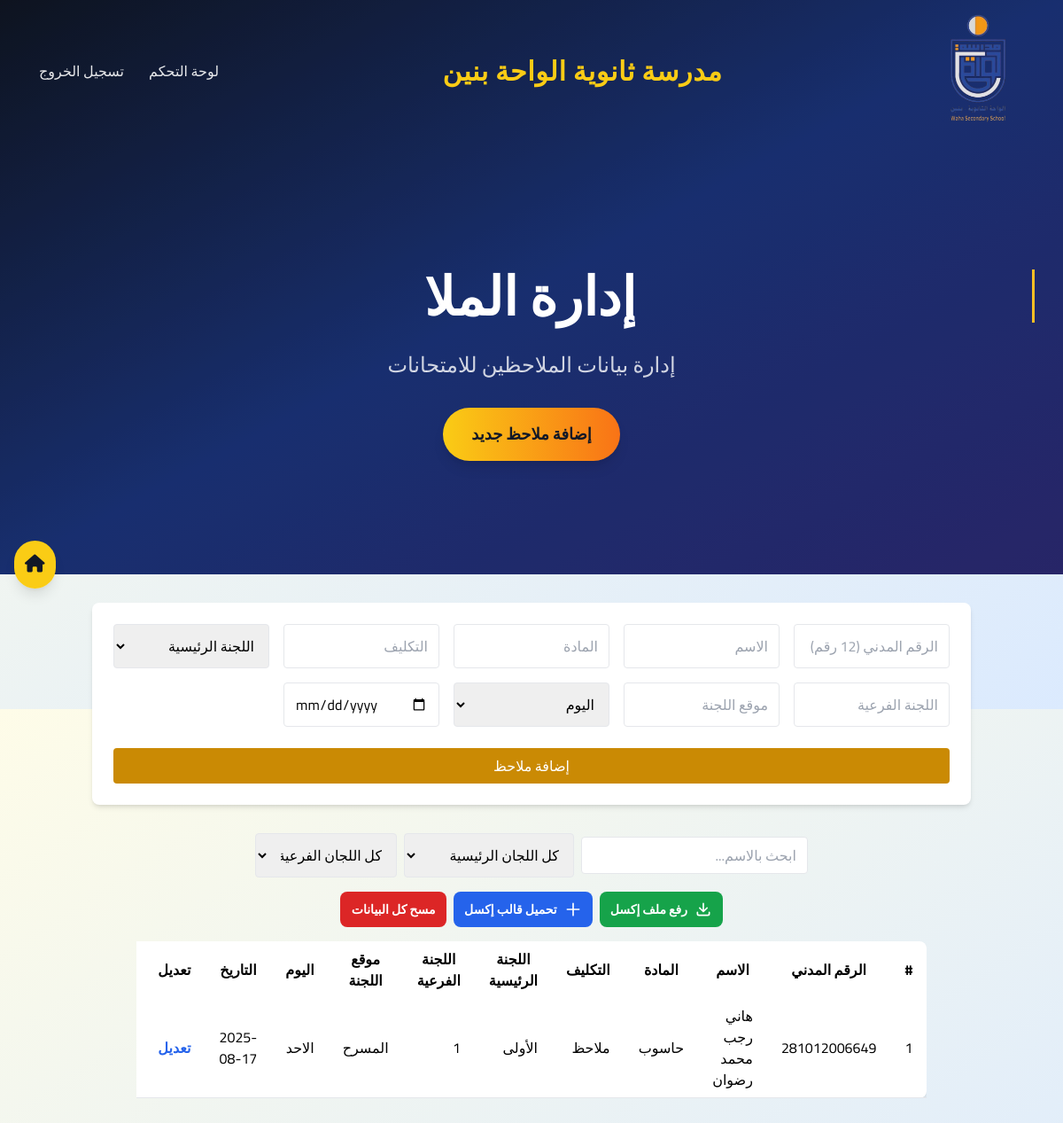
The page /admin/observers (signed in) on the database its author committed.
### app.py (models this page shows)
class SchoolSettings(db.Model):
    id = db.Column(db.Integer, primary_key=True)
    school_logo = db.Column(db.String(255), nullable=True)
    school_name = db.Column(db.String(200), nullable=False)
    school_address = db.Column(db.Text, nullable=True)
    school_phone = db.Column(db.String(50), nullable=True)
    school_email = db.Column(db.String(100), nullable=True)
    school_vision = db.Column(db.Text, nullable=True)
    school_mission = db.Column(db.Text, nullable=True)
    school_values = db.Column(db.Text, nullable=True)
    google_maps_url = db.Column(db.String(500), nullable=True)
    youtube_url = db.Column(db.String(500), nullable=True)
    instagram_url = db.Column(db.String(500), nullable=True)
    telegram_url = db.Column(db.String(500), nullable=True)
    snapchat_url = db.Column(db.String(500), nullable=True)
    whatsapp_url = db.Column(db.String(500), nullable=True)
    academic_year = db.Column(db.String(50), nullable=True)
    academic_semester = db.Column(db.String(50), nullable=True)
    updated_at = db.Column(db.DateTime, default=datetime.utcnow, onupdate=datetime.utcnow)

class Observer(db.Model):
    id = db.Column(db.Integer, primary_key=True)
    civil_id = db.Column(db.String(20), nullable=False)
    name = db.Column(db.String(100), nullable=False)
    subject = db.Column(db.String(100), nullable=False)
    assignment = db.Column(db.String(50), nullable=False)
    main_committee = db.Column(db.String(20), nullable=False)
    sub_committee = db.Column(db.String(20), nullable=False)
    location = db.Column(db.String(100), nullable=False)
    day = db.Column(db.String(20), nullable=False)
    date = db.Column(db.String(20), nullable=False)

### app.py (the view, shortened to what this page needs)
@app.route('/admin/observers', methods=['GET', 'POST'])
def admin_observers():
    if 'role' not in session or (session['role'] != 'مشرف' and session['role'] != 'مشرف محتوى'):
        return redirect(url_for('login'))
    subjects = sorted(set(u.subject for u in User.query.all() if u.subject and u.subject.strip() != '-'))
    observers = Observer.query.order_by(Observer.id.desc()).all()
    school_settings = get_school_settings()
    current_year = datetime.now().year
    return render_template('admin_observers.html', observers=observers, subjects=subjects, school_settings=school_settings, current_year=current_year)

### app.py (called while the page is built, shortened)
def get_school_settings():
    try:
        settings = SchoolSettings.query.first()
        return settings
    except Exception as e:
        print(f"خطأ في get_school_settings: {e}")
        return SchoolSettings(
            school_name="اسم المدرسة",
            school_address="عنوان المدرسة",
            school_phone="",
            school_email="",
            school_vision="رؤية المدرسة",
            school_mission="رسالة المدرسة",
            school_values="",
            google_maps_url="",
            youtube_url="",
            instagram_url="",
            telegram_url="",
            snapchat_url="",
            whatsapp_url="",
            academic_year="2024-2025",
            academic_semester="الفصل الدراسي الأول"
        )

### templates/admin_observers.html (shortened to what this page needs)
<!DOCTYPE html>
<html lang="ar" dir="rtl">
<head>
    <script src="https://cdn.tailwindcss.com"></script>
    <link href="https://cdnjs.cloudflare.com/ajax/libs/font-awesome/6.0.0/css/all.min.css" rel="stylesheet">
</head>
<body class="font-['Cairo'] bg-gradient-to-br from-yellow-50 to-blue-100 min-h-screen">
    <section class="relative bg-gradient-to-br from-gray-900 via-blue-900 to-indigo-900 text-white overflow-hidden">
        <div class="absolute inset-0 bg-black/20"></div>
        <div class="relative z-20">
            <div class="max-w-7xl mx-auto px-4 sm:px-6 lg:px-8">
                <div class="flex items-center justify-between h-32 md:h-36 lg:h-40">
                    <div class="flex items-center flex-shrink-0">
                        {% if school_settings and school_settings.school_logo %}
                    <img src="/assets/images/{{ school_settings.school_logo }}" alt="شعار المدرسة" class="h-24 md:h-28 lg:h-32 w-auto ">
                {% else %}
                    {% if school_settings and school_settings.school_logo %}
                    <img src="/assets/images/{{ school_settings.school_logo }}" alt="شعار المدرسة" class="h-24 md:h-28 lg:h-32 w-auto ">
                {% else %}
                    <img src="/assets/images/logo.png" alt="شعار المدرسة" class="h-24 md:h-28 lg:h-32 w-auto ">
                {% endif %}
                {% endif %}
                    </div>
                    <div class="flex-1 flex justify-center">
                                        <span class="text-base md:text-3xl font-extrabold text-yellow-400 tracking-wide font-['Cairo','Noto Kufi Arabic',sans-serif] select-none">
                    {% if school_settings and school_settings.school_name %}
                        {{ school_settings.school_name }}
                    {% else %}
                        سجل بيانات المدرسة من الاعدادات
                    {% endif %}
                </span>
                    </div>
                    <div class="flex items-center space-x-2 space-x-reverse">
                        <nav class="hidden md:flex items-center space-x-1 space-x-reverse mr-4">
                            <a href="/admin" class="px-3 py-2 rounded-md text-base font-medium text-white/90 hover:text-yellow-400 hover:bg-white/5 transition">لوحة التحكم</a>
                            <a href="/logout" class="px-3 py-2 rounded-md text-base font-medium text-white/90 hover:text-yellow-400 hover:bg-white/5 transition">تسجيل الخروج</a>
                        </nav>
                    </div>
                </div>
            </div>
        </div>
        <div class="relative z-10 pb-32">
            <div class="max-w-7xl mx-auto px-4 sm:px-6 lg:px-8 pt-20">
                <div class="text-center">
                    <h1 class="text-4xl md:text-6xl font-bold mb-6 typing-text mt-16">
                    </h1>
                    <p class="text-xl md:text-2xl text-white/80 mb-8 max-w-3xl mx-auto mt-8">
                        إدارة بيانات الملاحظين للامتحانات
                    </p>
                    <div class="flex justify-center">
                        <button class="cta-button bg-gradient-to-r from-yellow-400 to-orange-500 text-gray-900 px-8 py-4 rounded-full font-bold text-lg shadow-lg hover:shadow-xl transition-all duration-300">
                            إضافة ملاحظ جديد
                        </button>
                    </div>
                </div>
            </div>
        </div>
    </section>
    <div class="fixed left-4 top-1/2 transform -translate-y-1/2 z-50">
        <a href="/admin" class="bg-yellow-400 hover:bg-yellow-500 text-gray-900 p-3 rounded-full shadow-lg transition-all duration-300 hover:scale-110 hover:shadow-xl">
            <i class="fas fa-home text-xl"></i>
        </a>
    </div>
    <div class="container mx-auto px-4 py-8">
        <form id="observerAddForm" method="POST" enctype="multipart/form-data" class="bg-white rounded-lg shadow-md p-6 mb-8 grid grid-cols-1 md:grid-cols-5 gap-4 w-full max-w-5xl mx-auto">
            <input name="civil_id" type="text" required maxlength="12" minlength="12" pattern="\d{12}" placeholder="الرقم المدني (12 رقم)" class="border rounded px-3 py-2 focus:outline-none focus:ring-2 focus:ring-yellow-200 col-span-1 w-full">
            <input name="name" type="text" required placeholder="الاسم" class="border rounded px-3 py-2 focus:outline-none focus:ring-2 focus:ring-yellow-200 col-span-1 w-full">
            <input name="subject" type="text" required placeholder="المادة" class="border rounded px-3 py-2 focus:outline-none focus:ring-2 focus:ring-yellow-200 col-span-1 w-full">
            <input name="assignment" type="text" required placeholder="التكليف" class="border rounded px-3 py-2 focus:outline-none focus:ring-2 focus:ring-yellow-200 col-span-1 w-full">
            <select name="main_committee" id="mainCommitteeSelect" required class="border rounded px-3 py-2 focus:outline-none focus:ring-2 focus:ring-yellow-200 col-span-1 w-full">
                <option value="" disabled selected>اللجنة الرئيسية</option>
            </select>
            <input name="sub_committee" type="text" required placeholder="اللجنة الفرعية" class="border rounded px-3 py-2 focus:outline-none focus:ring-2 focus:ring-yellow-200 col-span-1 w-full">
            <input name="location" type="text" required placeholder="موقع اللجنة" class="border rounded px-3 py-2 focus:outline-none focus:ring-2 focus:ring-yellow-200 col-span-1 w-full">
            <select name="day" required class="border rounded px-3 py-2 focus:outline-none focus:ring-2 focus:ring-yellow-200 col-span-1 w-full">
                <option value="" disabled selected>اليوم</option>
            </select>
            <input name="date" type="date" required class="border rounded px-3 py-2 focus:outline-none focus:ring-2 focus:ring-yellow-200 col-span-1 w-full">
            <button type="submit" class="col-span-1 md:col-span-5 bg-yellow-600 text-white rounded py-2 mt-2 hover:bg-yellow-700 transition w-full">إضافة ملاحظ</button>
        </form>
        <div class="mb-4 flex flex-col md:flex-row gap-2 justify-center items-center w-full max-w-5xl mx-auto">
            <input id="filterName" type="text" placeholder="ابحث بالاسم..." class="border rounded px-3 py-2 focus:outline-none focus:ring-2 focus:ring-yellow-200 w-full md:w-64">
            <select id="filterMain" class="border rounded px-3 py-2 focus:outline-none focus:ring-2 focus:ring-yellow-200 w-full md:w-48">
                <option value="">كل اللجان الرئيسية</option>
            </select>
            <select id="filterSub" class="border rounded px-3 py-2 focus:outline-none focus:ring-2 focus:ring-yellow-200 w-full md:w-40">
                <option value="">كل اللجان الفرعية</option>
            </select>
        </div>
        <div class="mb-4 flex flex-col md:flex-row gap-2 justify-center items-center w-full max-w-5xl mx-auto">
            <form method="POST" action="/admin/observers/upload" enctype="multipart/form-data" class="flex items-center" id="excelUploadForm">
                <label for="excelFileInput" class="inline-flex items-center justify-center bg-green-600 hover:bg-green-700 text-white font-bold rounded-lg px-3 py-2 text-sm gap-2 cursor-pointer min-w-[120px] min-h-[40px] transition">
                    <svg class="w-5 h-5" fill="none" stroke="currentColor" stroke-width="2" viewBox="0 0 24 24"><path stroke-linecap="round" stroke-linejoin="round" d="M4 16v2a2 2 0 002 2h12a2 2 0 002-2v-2M7 10l5 5m0 0l5-5m-5 5V4"/></svg>
                    رفع ملف إكسل
                </label>
            </form>
            <a href="/admin/observers/template" class="inline-flex items-center justify-center bg-blue-600 hover:bg-blue-700 text-white font-bold rounded-lg px-3 py-2 text-sm gap-2 min-w-[120px] min-h-[40px] transition" download>
                <svg class="w-5 h-5" fill="none" stroke="currentColor" stroke-width="2" viewBox="0 0 24 24"><path stroke-linecap="round" stroke-linejoin="round" d="M12 4v16m8-8H4"/></svg>
                تحميل قالب إكسل
            </a>
            {% if session.role == 'مشرف' or session.role == 'مشرف محتوى' %}
            <form method="POST" action="/admin/observers/delete_all" onsubmit="return confirm('هل أنت متأكد من حذف جميع بيانات الملاحظين؟');" class="">
                <button type="submit" class="inline-flex items-center justify-center bg-red-600 hover:bg-red-700 text-white font-bold rounded-lg px-3 py-2 text-sm min-w-[120px] min-h-[40px] transition">مسح كل البيانات</button>
            </form>
            {% endif %}
        </div>
        <div class="overflow-x-auto w-[90%] mx-auto">
            <table id="observersTable" class="min-w-full bg-white rounded-lg shadow-md text-xs md:text-base">
                <thead>
                    <tr>
                        <th class="py-2 px-2 md:px-4">#</th>
                        <th class="py-2 px-2 md:px-4">الرقم المدني</th>
                        <th class="py-2 px-2 md:px-4">الاسم</th>
                        <th class="py-2 px-2 md:px-4">المادة</th>
                        <th class="py-2 px-2 md:px-4">التكليف</th>
                        <th class="py-2 px-2 md:px-4">اللجنة الرئيسية</th>
                        <th class="py-2 px-2 md:px-4">اللجنة الفرعية</th>
                        <th class="py-2 px-2 md:px-4">موقع اللجنة</th>
                        <th class="py-2 px-2 md:px-4">اليوم</th>
                        <th class="py-2 px-2 md:px-4">التاريخ</th>
                        <th class="py-2 px-2 md:px-4">تعديل</th>
                        <th class="py-2 px-2 md:px-4">حذف</th>
                    </tr>
                </thead>
                <tbody>
                    {% for observer in observers %}
                    <tr class="border-b hover:bg-yellow-50">
                        <td class="py-2 px-2 md:px-4">{{ loop.index }}</td>
                        <td class="py-2 px-2 md:px-4">{{ observer.civil_id }}</td>
                        <td class="py-2 px-2 md:px-4">{{ observer.name }}</td>
                        <td class="py-2 px-2 md:px-4">{{ observer.subject }}</td>
                        <td class="py-2 px-2 md:px-4">{{ observer.assignment }}</td>
                        <td class="py-2 px-2 md:px-4">{{ observer.main_committee }}</td>
                        <td class="py-2 px-2 md:px-4">{{ observer.sub_committee }}</td>
                        <td class="py-2 px-2 md:px-4">{{ observer.location }}</td>
                        <td class="py-2 px-2 md:px-4">{{ observer.day }}</td>
                        <td class="py-2 px-2 md:px-4">{{ observer.date }}</td>
                        <td class="py-2 px-2 md:px-4">
                            <a href="/admin/observers/edit/{{ observer.id }}" class="text-blue-600 hover:underline font-bold">تعديل</a>
                        </td>
                                                   <td class="py-2 px-2 md:px-4">
                           </td>
                    </tr>
                    {% endfor %}
                </tbody>
            </table>
        </div>
    </div>
</body>
</html>

### templates/admin_observers.html (style rules this page uses)
.typing-text { border-right: 3px solid #fbbf24; white-space: nowrap; }
.cta-button { position: relative; overflow: hidden; transition: all 0.3s ease; }
.cta-button::before { content: ''; position: absolute; top: 0; left: -100%; width: 100%; height: 100%; background: linear-gradient(90deg, transparent, rgba(255, 255, 255, 0.2), transparent); transition: left 0.5s; }

### rows shown on the page
SchoolSettings: school_logo (picture), school_name "مدرسة ثانوية الواحة بنين"
Observer: civil_id "281012006649", name "هاني رجب محمد رضوان", subject "حاسوب", assignment "ملاحظ", main_committee "الأولى", sub_committee "1", location "المسرح", day "الاحد", date "2025-08-17"
